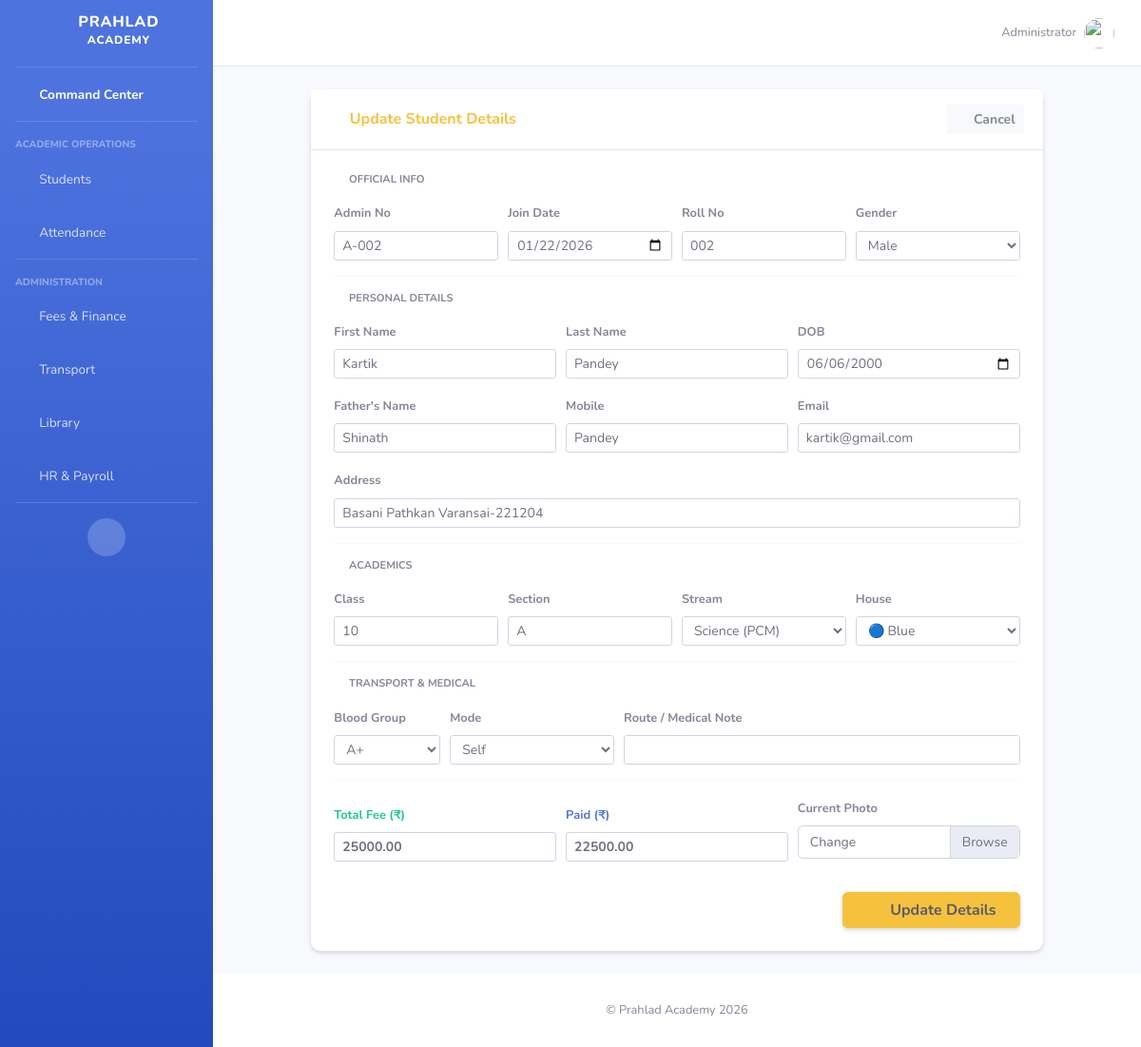
/update/140/ (signed in), run on the app's committed database.
### members/models.py (models this page shows, shortened)
class Member(models.Model):
    school = models.ForeignKey(School, on_delete=models.CASCADE, null=True, blank=True)
    admission_no = models.CharField(max_length=50, null=True, blank=True)
    firstname = models.CharField(max_length=255)
    lastname = models.CharField(max_length=255)
    father_name = models.CharField(max_length=255, null=True, blank=True)
    mobile_number = models.CharField(max_length=15, null=True, blank=True)
    email = models.EmailField(null=True, blank=True)
    student_class = models.ForeignKey(ClassRoom, on_delete=models.SET_NULL, null=True, blank=True)
    roll_number = models.CharField(max_length=20, null=True, blank=True)
    gender = models.CharField(max_length=10, choices=[('Male', 'Male'), ('Female', 'Female')], default='Male')
    dob = models.DateField(null=True, blank=True)
    address = models.TextField(null=True, blank=True)
    joined_date = models.DateField(auto_now_add=True, null=True)
    profile_pic = models.ImageField(null=True, blank=True, upload_to="student_images/")
    blood_group = models.CharField(max_length=5, null=True, blank=True)
    medical_conditions = models.TextField(null=True, blank=True)
    transport_mode = models.CharField(max_length=20, null=True, blank=True)
    route_name = models.CharField(max_length=100, null=True, blank=True)
    house_team = models.CharField(max_length=20, null=True, blank=True)
    preferred_stream = models.CharField(max_length=50, null=True, blank=True)
    fee_total = models.DecimalField(max_digits=10, decimal_places=2, default=0)
    fee_paid = models.DecimalField(max_digits=10, decimal_places=2, default=0)

class ClassRoom(models.Model):
    school = models.ForeignKey(School, on_delete=models.CASCADE, null=True, blank=True)
    name = models.CharField(max_length=50)
    section = models.CharField(max_length=10, default='A')
    class Meta:
        unique_together = ('name', 'section')

### members/views.py (the view)
# urls.py: path('update/<int:id>/', views.update, name='update'),
@login_required
def update(request, id):
    mymember = get_object_or_404(Member, id=id)
    return render(request, 'update.html', {'mymember': mymember})

### members/templates/update.html (shortened to what this page needs)
{% extends "master.html" %}
{% block content %}
<div class="row justify-content-center">
    <div class="col-xl-10 col-lg-12 col-md-12">
        <div class="card shadow-sm mb-4 border-0">
            <div class="card-header py-3 bg-white d-flex align-items-center justify-content-between">
                <h6 class="m-0 font-weight-bold text-warning">
                    <i class="fas fa-edit mr-2"></i>Update Student Details
                </h6>
                <a href="{% url 'index' %}" class="btn btn-sm btn-light text-secondary font-weight-bold">
                    <i class="fas fa-times mr-1"></i> Cancel
                </a>
            </div>
            <div class="card-body p-4">
                <form action="{% url 'updaterecord' mymember.id %}" method="post" enctype="multipart/form-data">
                    <h6 class="text-uppercase text-secondary text-xs font-weight-bold mb-3">
                        <i class="fas fa-id-card mr-1"></i> Official Info
                    </h6>
                    <div class="form-row">
                        <div class="form-group col-6 col-md-3">
                            <label class="small font-weight-bold">Admin No</label>
                            <input type="text" name="admission_no" class="form-control form-control-sm" value="{{ mymember.admission_no|default:'' }}">
                        </div>
                        <div class="form-group col-6 col-md-3">
                            <label class="small font-weight-bold">Join Date</label>
                            <input type="date" name="joined_date" class="form-control form-control-sm" value="{{ mymember.joined_date|date:'Y-m-d' }}">
                        </div>
                        <div class="form-group col-6 col-md-3">
                            <label class="small font-weight-bold">Roll No</label>
                            <input type="text" name="roll_number" class="form-control form-control-sm" value="{{ mymember.roll_number|default:'' }}">
                        </div>
                        <div class="form-group col-6 col-md-3">
                            <label class="small font-weight-bold">Gender</label>
                            <select name="gender" class="form-control form-control-sm">
                                <option value="Male" {% if mymember.gender == 'Male' %}selected{% endif %}>Male</option>
                            </select>
                        </div>
                    </div>
                    <hr class="mt-0 mb-3 border-light">
                    <h6 class="text-uppercase text-secondary text-xs font-weight-bold mb-3">
                        <i class="fas fa-user mr-1"></i> Personal Details
                    </h6>
                    <div class="form-row">
                        <div class="form-group col-md-4 col-sm-6">
                            <label class="small font-weight-bold">First Name</label>
                            <input type="text" name="first" class="form-control form-control-sm" value="{{ mymember.firstname }}" required>
                        </div>
                        <div class="form-group col-md-4 col-sm-6">
                            <label class="small font-weight-bold">Last Name</label>
                            <input type="text" name="last" class="form-control form-control-sm" value="{{ mymember.lastname }}" required>
                        </div>
                        <div class="form-group col-md-4 col-sm-6">
                            <label class="small font-weight-bold">DOB</label>
                            <input type="date" name="dob" class="form-control form-control-sm" value="{{ mymember.dob|date:'Y-m-d' }}">
                        </div>
                        <div class="form-group col-md-4 col-sm-6">
                            <label class="small font-weight-bold">Father's Name</label>
                            <input type="text" name="father_name" class="form-control form-control-sm" value="{{ mymember.father_name|default:'' }}">
                        </div>
                        <div class="form-group col-md-4 col-sm-6">
                            <label class="small font-weight-bold">Mobile</label>
                            <input type="tel" name="mobile_number" class="form-control form-control-sm" value="{{ mymember.mobile_number|default:'' }}">
                        </div>
                        <div class="form-group col-md-4 col-sm-12">
                            <label class="small font-weight-bold">Email</label>
                            <input type="email" name="email" class="form-control form-control-sm" value="{{ mymember.email|default:'' }}">
                        </div>
                        <div class="form-group col-12">
                            <label class="small font-weight-bold">Address</label>
                            <input type="text" name="address" class="form-control form-control-sm" value="{{ mymember.address|default:'' }}">
                        </div>
                    </div>
                    <hr class="mt-0 mb-3 border-light">
                    <h6 class="text-uppercase text-secondary text-xs font-weight-bold mb-3">
                        <i class="fas fa-book-reader mr-1"></i> Academics
                    </h6>
                    <div class="form-row">
                        <div class="form-group col-6 col-md-3">
                            <label class="small font-weight-bold">Class</label>
                            <input type="text" name="student_class" class="form-control form-control-sm"
                                   value="{% if mymember.student_class %}{{ mymember.student_class.name }}{% endif %}">
                        </div>
                        <div class="form-group col-6 col-md-3">
                            <label class="small font-weight-bold">Section</label>
                            <input type="text" name="section" class="form-control form-control-sm"
                                   value="{% if mymember.student_class %}{{ mymember.student_class.section }}{% endif %}">
                        </div>
                        <div class="form-group col-6 col-md-3">
                            <label class="small font-weight-bold">Stream</label>
                            <select name="preferred_stream" class="form-control form-control-sm">
                                <option value="Science (PCM)" {% if mymember.preferred_stream == 'Science (PCM)' %}selected{% endif %}>Science (PCM)</option>
                            </select>
                        </div>
                        <div class="form-group col-6 col-md-3">
                            <label class="small font-weight-bold">House</label>
                            <select name="house_team" class="form-control form-control-sm">
                                <option value="Blue" {% if mymember.house_team == 'Blue' %}selected{% endif %}>🔵 Blue</option>
                            </select>
                        </div>
                    </div>
                    <hr class="mt-0 mb-3 border-light">
                    <h6 class="text-uppercase text-secondary text-xs font-weight-bold mb-3">
                        <i class="fas fa-bus mr-1"></i> Transport & Medical
                    </h6>
                    <div class="form-row">
                        <div class="form-group col-6 col-md-2">
                            <label class="small font-weight-bold">Blood Group</label>
                            <select name="blood_group" class="form-control form-control-sm">
                                <option value="A+" {% if mymember.blood_group == 'A+' %}selected{% endif %}>A+</option>
                            </select>
                        </div>
                        <div class="form-group col-6 col-md-3">
                            <label class="small font-weight-bold">Mode</label>
                            <select name="transport_mode" class="form-control form-control-sm">
                                <option value="Self" {% if mymember.transport_mode == 'Self' %}selected{% endif %}>Self</option>
                            </select>
                        </div>
                        <div class="form-group col-12 col-md-7">
                            <label class="small font-weight-bold">Route / Medical Note</label>
                            <input type="text" name="route_name" class="form-control form-control-sm" value="{{ mymember.route_name|default:'' }}">
                        </div>
                    </div>
                    <hr class="mt-0 mb-3 border-light">
                    <div class="form-row align-items-end">
                        <div class="form-group col-6 col-md-4">
                            <label class="small font-weight-bold text-success">Total Fee (₹)</label>
                            <input type="number" name="fee_total" class="form-control form-control-sm font-weight-bold" value="{{ mymember.fee_total }}">
                        </div>
                        <div class="form-group col-6 col-md-4">
                            <label class="small font-weight-bold text-primary">Paid (₹)</label>
                            <input type="number" name="fee_paid" class="form-control form-control-sm font-weight-bold" value="{{ mymember.fee_paid }}">
                        </div>
                        <div class="form-group col-12 col-md-4">
                            <label class="small font-weight-bold">Current Photo</label>
                            <div class="d-flex align-items-center">
                                <div class="custom-file">
                                    <label class="custom-file-label col-form-label-sm" for="customFile">Change</label>
                                </div>
                            </div>
                        </div>
                    </div>
                    <div class="text-right mt-3">
                        <button type="submit" class="btn btn-warning shadow-sm px-4 font-weight-bold text-dark">
                            <i class="fas fa-check-circle mr-2"></i> Update Details
                        </button>
                    </div>
                </form>
            </div>
        </div>
    </div>
</div>
{% endblock %}

### members/templates/master.html (style rules this page uses)
.card { border: none; border-radius: 10px; box-shadow: 0 0.15rem 1.75rem 0 rgba(58, 59, 69, 0.15); }

### data on the page
Member: admission_no "A-002", joined_date "01/22/2026", roll_number "002", gender "Male", first "Kartik", last "Pandey", dob "06/06/2000", father_name "Shinath", mobile_number "Pandey", email "kartik@gmail.com", address "Basani Pathkan Varansai-221204", student_class "10", section "A", preferred_stream "Science (PCM)", house_team "🔵 Blue", blood_group "A+", transport_mode "Self", fee_total "25000.00", fee_paid "22500.00"
